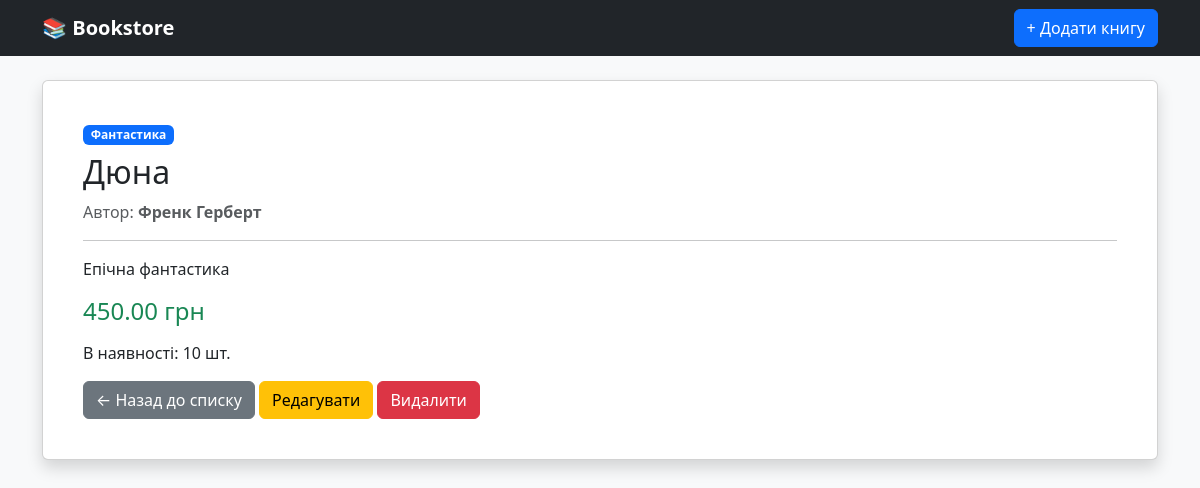
The app's page /catalog/books/1/ with its own data.
### catalog/models.py (models this page shows, shortened)
class Book(models.Model):
    category = models.ForeignKey(
        Category,
        on_delete=models.CASCADE,
        related_name='books',
        verbose_name = "Категорія"
    )
    title = models.CharField(max_length=200, verbose_name="Назва книги")
    author = models.CharField(max_length=150, verbose_name="Автор")
    price = models.DecimalField(max_digits=10, decimal_places=2, verbose_name="Ціна")
    description = models.TextField(blank=True, verbose_name="Опис")
    stock = models.PositiveIntegerField(default=0, verbose_name="Кількість в наявності")
    class Meta:
        verbose_name = "Книга"
        verbose_name_plural = "Книги"
        ordering = ['title']

class Category(models.Model):
    name = models.CharField(max_length=100, verbose_name="Назва категорії")
    slug = models.SlugField(max_length=100, unique=True, verbose_name="URL Slug")
    class Meta:
        verbose_name = "Категорія"
        verbose_name_plural = "Категорії"
        ordering = ['name']

### catalog/views.py (the view)
# urls.py: path('books/<int:pk>/', views.BookDetailView.as_view(), name='book_detail'),
class BookDetailView(DetailView):
    model = Book
    template_name = 'catalog/book_detail.html'
    context_object_name = 'book'

### templates/catalog/book_detail.html (shortened to what this page needs)
{% extends "base.html" %}
{% block content %}
<div class="card shadow p-4">
    <div class="card-body">
        <span class="badge bg-primary mb-2">{{ book.category.name }}</span>
        <h2>{{ book.title }}</h2>
        <p class="text-muted">Автор: <strong>{{ book.author }}</strong></p>
        <hr>
        <p>{{ book.description|default:"Опис відсутній." }}</p>
        <h4 class="text-success mb-3">{{ book.price }} грн</h4>
        <p>В наявності: {{ book.stock }} шт.</p>
        <a href="{% url 'catalog:book_list' %}" class="btn btn-secondary">← Назад до списку</a>
        <a href="{% url 'catalog:book_update' book.pk %}" class="btn btn-warning">Редагувати</a>
        <a href="{% url 'catalog:book_delete' book.pk %}" class="btn btn-danger">Видалити</a>
    </div>
</div>
{% endblock %}

### records on screen
Book: category.name "Фантастика", title "Дюна", author "Френк Герберт", description "Епічна фантастика", price "450.00", stock "10"
